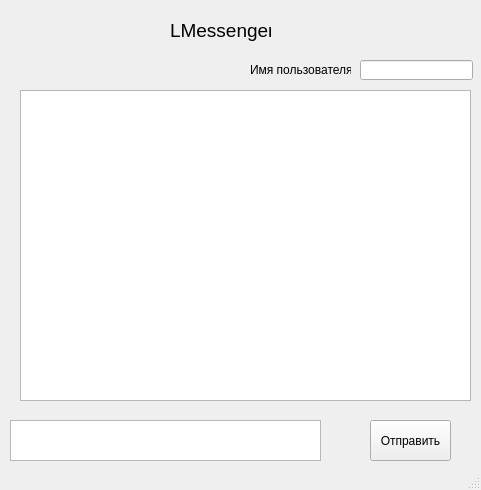
<?xml version="1.0" encoding="UTF-8"?>
<ui version="4.0">
 <class>LMessenger</class>
 <widget class="QMainWindow" name="LMessenger">
  <property name="geometry">
   <rect>
    <x>0</x>
    <y>0</y>
    <width>481</width>
    <height>490</height>
   </rect>
  </property>
  <property name="windowTitle">
   <string>LMessenger</string>
  </property>
  <widget class="QWidget" name="centralwidget">
   <widget class="QLabel" name="label">
    <property name="geometry">
     <rect>
      <x>170</x>
      <y>10</y>
      <width>101</width>
      <height>41</height>
     </rect>
    </property>
    <property name="font">
     <font>
      <pointsize>14</pointsize>
     </font>
    </property>
    <property name="text">
     <string>LMessenger</string>
    </property>
   </widget>
   <widget class="QTextEdit" name="textEdit">
    <property name="geometry">
     <rect>
      <x>10</x>
      <y>420</y>
      <width>311</width>
      <height>41</height>
     </rect>
    </property>
   </widget>
   <widget class="QTextBrowser" name="textBrowser">
    <property name="geometry">
     <rect>
      <x>20</x>
      <y>90</y>
      <width>451</width>
      <height>311</height>
     </rect>
    </property>
   </widget>
   <widget class="QLineEdit" name="lineEdit">
    <property name="geometry">
     <rect>
      <x>360</x>
      <y>60</y>
      <width>113</width>
      <height>20</height>
     </rect>
    </property>
   </widget>
   <widget class="QLabel" name="label_2">
    <property name="geometry">
     <rect>
      <x>250</x>
      <y>60</y>
      <width>101</width>
      <height>20</height>
     </rect>
    </property>
    <property name="text">
     <string>Имя пользователя:=</string>
    </property>
   </widget>
   <widget class="QPushButton" name="pushButton">
    <property name="geometry">
     <rect>
      <x>370</x>
      <y>420</y>
      <width>81</width>
      <height>41</height>
     </rect>
    </property>
    <property name="text">
     <string>Отправить</string>
    </property>
   </widget>
  </widget>
  <widget class="QStatusBar" name="statusbar"/>
 </widget>
 <resources/>
 <connections/>
</ui>
